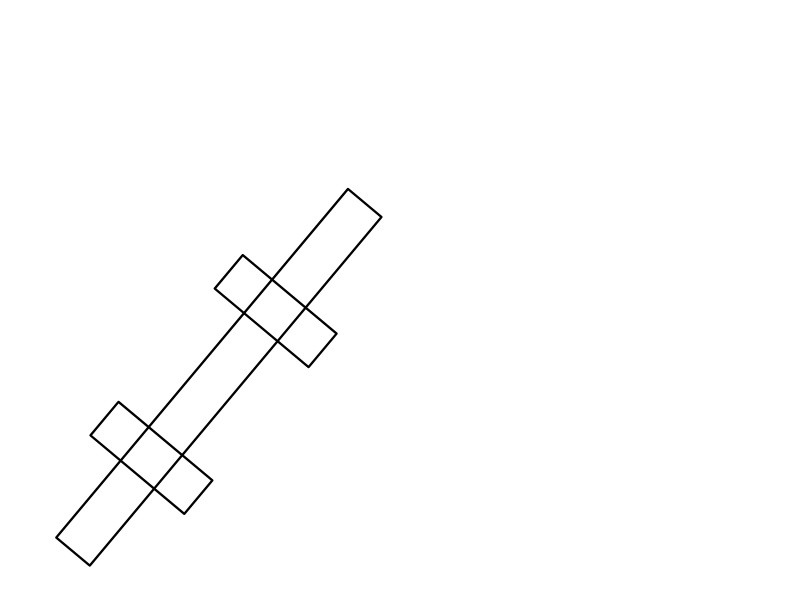
//> input picture OpenCV_practice/Midterm_OpenCV/Build/Products/Debug/images/hough.jpg, 800 x 600 px
$ ./main   (built with g++ and OpenCV 4)
//> lines starting //> are read from the running program, lines starting //| are printed output that depends on the picture; after the words box and inside, x2 and y2 are one past the last pixel; in counts of white or black regions, pixels touching at a corner belong together
//
//  main.cpp
//  Midterm_OpenCV
//
//  Created by Hyung Geun Ahn on 22/04/2019.
//  Copyright © 2019 None. All rights reserved.
//

#include <iostream>
#include <opencv2/opencv.hpp>

using namespace std;
using namespace cv;

void draw_houghLines(Mat,Mat&,vector<Vec2f>,int);

struct MAD;

int main(){

    Mat image=imread("./images/hough.jpg",0);
//> image is the input picture: 600 rows x 800 cols, CV_8UC1; min 0, max 255, mean 253
    Mat canny, dst1;
    double rho=1, theta=CV_PI/180;
    GaussianBlur(image,canny,Size(5,5),2,2);
    Canny(canny,canny,100,150,3);
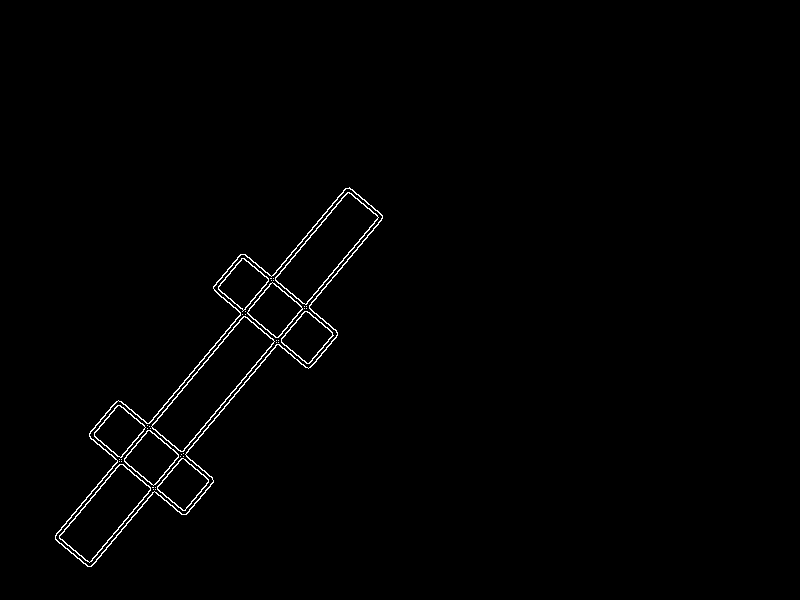
//> canny: 600 rows x 800 cols, CV_8UC1; 0.92% white in thin lines or dots, all inside (x1, y1, x2, y2) = (55, 187, 383, 567)
    vector<Vec2f> lines;

    HoughLines(canny,lines,rho,theta,50);
//> lines = 135 lines (rho, theta), first 12: [433, 0.7], [386, 0.7], [389, 0.7], [429, 0.7], [384, 0.68], [428, 0.68], [435, 0.72], [392, 0.72], [277, 2.27], [81, 2.27], [41, 2.27], [85, 2.27]
    draw_houghLines(canny,dst1,lines,10);

    imshow("detected lines",dst1);
    waitKey();

}

void draw_houghLines(Mat src, Mat& dst, vector<Vec2f> lines, int nline){
//> called with nline = 10
    cvtColor(src,dst,CV_GRAY2BGR);
    for(int i=0; i<min((int) lines.size(),nline); i++){
        float rho=lines[0][0],theta=lines[0][1];
        double a=cos(theta), b=sin(theta);
        Point2d pt(a*rho, b*rho);
        Point2d delta(1000* -b, 1000*a);
        line(dst,pt+delta,pt-delta,Scalar(0,255,0),LINE_AA);
    }
//> this loop made 10 passes
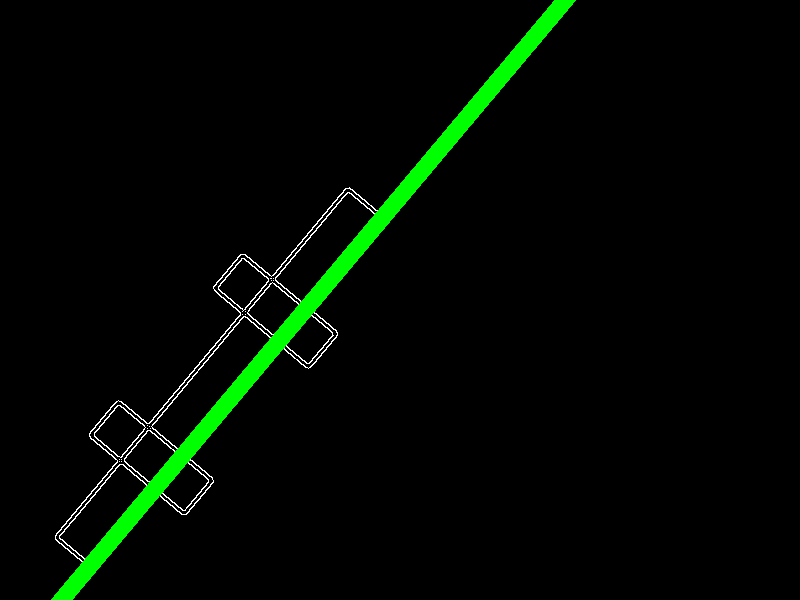
//> dst: 600 rows x 800 cols, CV_8UC3; mean B, G, R 1.6, 8.6, 1.6
}

struct MAD{
    int B;
};

// [533 lines of commented-out code are left out]
